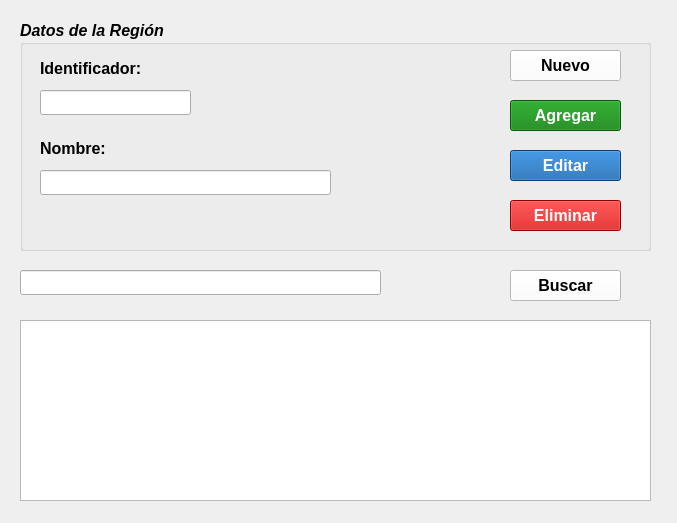
<?xml version="1.0" encoding="UTF-8"?>
<ui version="4.0">
 <class>FrmRegion</class>
 <widget class="QMainWindow" name="FrmRegion">
  <property name="geometry">
   <rect>
    <x>0</x>
    <y>0</y>
    <width>677</width>
    <height>523</height>
   </rect>
  </property>
  <property name="minimumSize">
   <size>
    <width>677</width>
    <height>523</height>
   </size>
  </property>
  <property name="windowTitle">
   <string>Gestión de región </string>
  </property>
  <widget class="QWidget" name="centralwidget">
   <widget class="QGroupBox" name="groupBox">
    <property name="geometry">
     <rect>
      <x>20</x>
      <y>20</y>
      <width>631</width>
      <height>231</height>
     </rect>
    </property>
    <property name="font">
     <font>
      <pointsize>12</pointsize>
      <weight>75</weight>
      <italic>true</italic>
      <bold>true</bold>
     </font>
    </property>
    <property name="title">
     <string>Datos de la Región    </string>
    </property>
    <widget class="QLabel" name="lbl_identificador">
     <property name="geometry">
      <rect>
       <x>20</x>
       <y>40</y>
       <width>111</width>
       <height>17</height>
      </rect>
     </property>
     <property name="font">
      <font>
       <pointsize>12</pointsize>
       <weight>75</weight>
       <italic>false</italic>
       <bold>true</bold>
      </font>
     </property>
     <property name="text">
      <string>Identificador:</string>
     </property>
    </widget>
    <widget class="QLabel" name="lbl_nombre">
     <property name="geometry">
      <rect>
       <x>20</x>
       <y>120</y>
       <width>101</width>
       <height>17</height>
      </rect>
     </property>
     <property name="font">
      <font>
       <pointsize>12</pointsize>
       <weight>75</weight>
       <italic>false</italic>
       <bold>true</bold>
      </font>
     </property>
     <property name="text">
      <string>Nombre:</string>
     </property>
    </widget>
    <widget class="QLineEdit" name="le_identificador">
     <property name="geometry">
      <rect>
       <x>20</x>
       <y>70</y>
       <width>151</width>
       <height>25</height>
      </rect>
     </property>
     <property name="font">
      <font>
       <pointsize>12</pointsize>
       <weight>50</weight>
       <italic>false</italic>
       <bold>false</bold>
      </font>
     </property>
     <property name="readOnly">
      <bool>true</bool>
     </property>
    </widget>
    <widget class="QLineEdit" name="le_nombre">
     <property name="geometry">
      <rect>
       <x>20</x>
       <y>150</y>
       <width>291</width>
       <height>25</height>
      </rect>
     </property>
     <property name="font">
      <font>
       <pointsize>12</pointsize>
       <weight>50</weight>
       <italic>false</italic>
       <bold>false</bold>
      </font>
     </property>
    </widget>
    <widget class="QPushButton" name="btn_limpiar">
     <property name="geometry">
      <rect>
       <x>490</x>
       <y>30</y>
       <width>111</width>
       <height>31</height>
      </rect>
     </property>
     <property name="font">
      <font>
       <pointsize>12</pointsize>
       <weight>75</weight>
       <italic>false</italic>
       <bold>true</bold>
      </font>
     </property>
     <property name="toolTip">
      <string>&lt;html&gt;&lt;head/&gt;&lt;body&gt;&lt;p&gt;&lt;span style=&quot; font-weight:400;&quot;&gt;Limpia los campos del formulario&lt;/span&gt;&lt;/p&gt;&lt;/body&gt;&lt;/html&gt;</string>
     </property>
     <property name="styleSheet">
      <string notr="true">color: Black;
background-color:white
</string>
     </property>
     <property name="text">
      <string>Nuevo</string>
     </property>
     <property name="icon">
      <iconset resource="../recursos/iconosBotones.qrc">
       <normaloff>:/iconosCrud/clean40.png</normaloff>:/iconosCrud/clean40.png</iconset>
     </property>
     <property name="iconSize">
      <size>
       <width>20</width>
       <height>20</height>
      </size>
     </property>
    </widget>
    <widget class="QPushButton" name="btn_agregar">
     <property name="geometry">
      <rect>
       <x>490</x>
       <y>80</y>
       <width>111</width>
       <height>31</height>
      </rect>
     </property>
     <property name="font">
      <font>
       <pointsize>12</pointsize>
       <weight>75</weight>
       <italic>false</italic>
       <bold>true</bold>
      </font>
     </property>
     <property name="toolTip">
      <string>&lt;html&gt;&lt;head/&gt;&lt;body&gt;&lt;p&gt;&lt;span style=&quot; font-weight:400;&quot;&gt;Crea un nuevo registro&lt;/span&gt;&lt;/p&gt;&lt;/body&gt;&lt;/html&gt;</string>
     </property>
     <property name="styleSheet">
      <string notr="true">color: White;
background-color:rgb(7,125,8)</string>
     </property>
     <property name="text">
      <string>Agregar</string>
     </property>
     <property name="icon">
      <iconset resource="../recursos/iconosBotones.qrc">
       <normaloff>:/iconosCrud/add40.png</normaloff>:/iconosCrud/add40.png</iconset>
     </property>
     <property name="iconSize">
      <size>
       <width>20</width>
       <height>20</height>
      </size>
     </property>
    </widget>
    <widget class="QPushButton" name="btn_editar">
     <property name="geometry">
      <rect>
       <x>490</x>
       <y>130</y>
       <width>111</width>
       <height>31</height>
      </rect>
     </property>
     <property name="font">
      <font>
       <pointsize>12</pointsize>
       <weight>75</weight>
       <italic>false</italic>
       <bold>true</bold>
      </font>
     </property>
     <property name="toolTip">
      <string>&lt;html&gt;&lt;head/&gt;&lt;body&gt;&lt;p&gt;&lt;span style=&quot; font-weight:400;&quot;&gt;Edita un registro ya existente&lt;/span&gt;&lt;/p&gt;&lt;/body&gt;&lt;/html&gt;</string>
     </property>
     <property name="styleSheet">
      <string notr="true">color: White;
background-color: rgb(12,91,166)</string>
     </property>
     <property name="text">
      <string>Editar</string>
     </property>
     <property name="icon">
      <iconset resource="../recursos/iconosBotones.qrc">
       <normaloff>:/iconosCrud/edit40.png</normaloff>:/iconosCrud/edit40.png</iconset>
     </property>
     <property name="iconSize">
      <size>
       <width>20</width>
       <height>20</height>
      </size>
     </property>
    </widget>
    <widget class="QPushButton" name="btn_eliminar">
     <property name="geometry">
      <rect>
       <x>490</x>
       <y>180</y>
       <width>111</width>
       <height>31</height>
      </rect>
     </property>
     <property name="font">
      <font>
       <pointsize>12</pointsize>
       <weight>75</weight>
       <italic>false</italic>
       <bold>true</bold>
      </font>
     </property>
     <property name="toolTip">
      <string>&lt;html&gt;&lt;head/&gt;&lt;body&gt;&lt;p&gt;&lt;span style=&quot; font-weight:400;&quot;&gt;Elimina un registro&lt;/span&gt;&lt;/p&gt;&lt;/body&gt;&lt;/html&gt;</string>
     </property>
     <property name="styleSheet">
      <string notr="true">color: White;
background-color: rgb(201,0,0)</string>
     </property>
     <property name="text">
      <string>Eliminar</string>
     </property>
     <property name="icon">
      <iconset resource="../recursos/iconosBotones.qrc">
       <normaloff>:/iconosCrud/delete40.png</normaloff>:/iconosCrud/delete40.png</iconset>
     </property>
     <property name="iconSize">
      <size>
       <width>20</width>
       <height>20</height>
      </size>
     </property>
    </widget>
   </widget>
   <widget class="QLineEdit" name="le_buscar">
    <property name="geometry">
     <rect>
      <x>20</x>
      <y>270</y>
      <width>361</width>
      <height>25</height>
     </rect>
    </property>
    <property name="font">
     <font>
      <pointsize>12</pointsize>
     </font>
    </property>
   </widget>
   <widget class="QTableView" name="tbv_registrosRegion">
    <property name="geometry">
     <rect>
      <x>20</x>
      <y>320</y>
      <width>631</width>
      <height>181</height>
     </rect>
    </property>
   </widget>
   <widget class="QPushButton" name="btn_buscar">
    <property name="geometry">
     <rect>
      <x>510</x>
      <y>270</y>
      <width>111</width>
      <height>31</height>
     </rect>
    </property>
    <property name="font">
     <font>
      <pointsize>12</pointsize>
      <weight>75</weight>
      <bold>true</bold>
     </font>
    </property>
    <property name="styleSheet">
     <string notr="true">color: Black;
background-color: rgb(255, 255, 255)</string>
    </property>
    <property name="text">
     <string>Buscar</string>
    </property>
    <property name="icon">
     <iconset resource="../recursos/iconosBotones.qrc">
      <normaloff>:/iconosCrud/search40.png</normaloff>:/iconosCrud/search40.png</iconset>
    </property>
    <property name="iconSize">
     <size>
      <width>20</width>
      <height>20</height>
     </size>
    </property>
   </widget>
  </widget>
 </widget>
 <tabstops>
  <tabstop>btn_limpiar</tabstop>
  <tabstop>btn_agregar</tabstop>
  <tabstop>btn_editar</tabstop>
  <tabstop>btn_eliminar</tabstop>
  <tabstop>le_identificador</tabstop>
  <tabstop>le_nombre</tabstop>
  <tabstop>le_buscar</tabstop>
  <tabstop>btn_buscar</tabstop>
  <tabstop>tbv_registrosRegion</tabstop>
 </tabstops>
 <resources>
  <include location="../recursos/iconosBotones.qrc"/>
 </resources>
 <connections/>
</ui>
